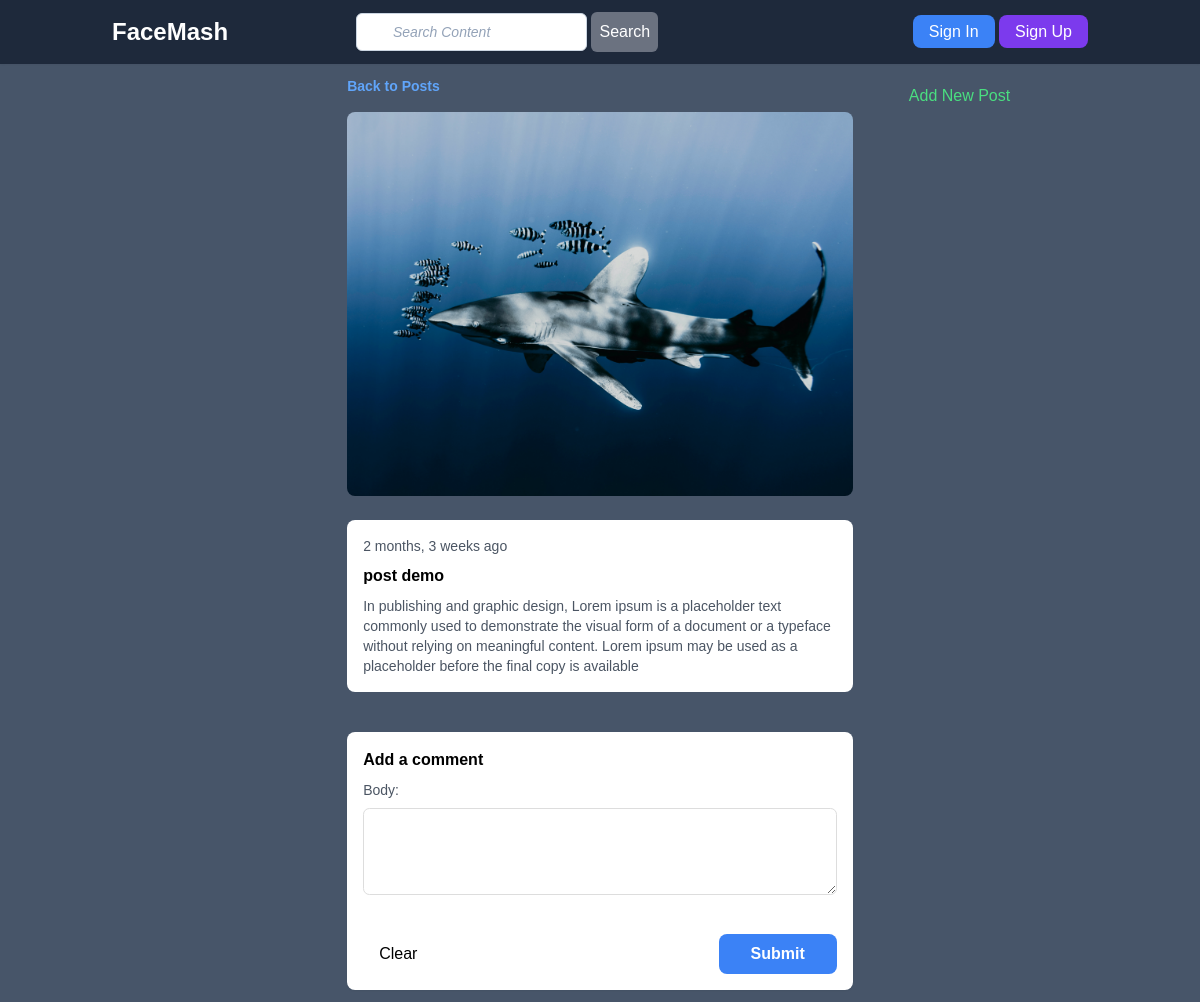
The page /post/23/detail on the database as committed earlier.
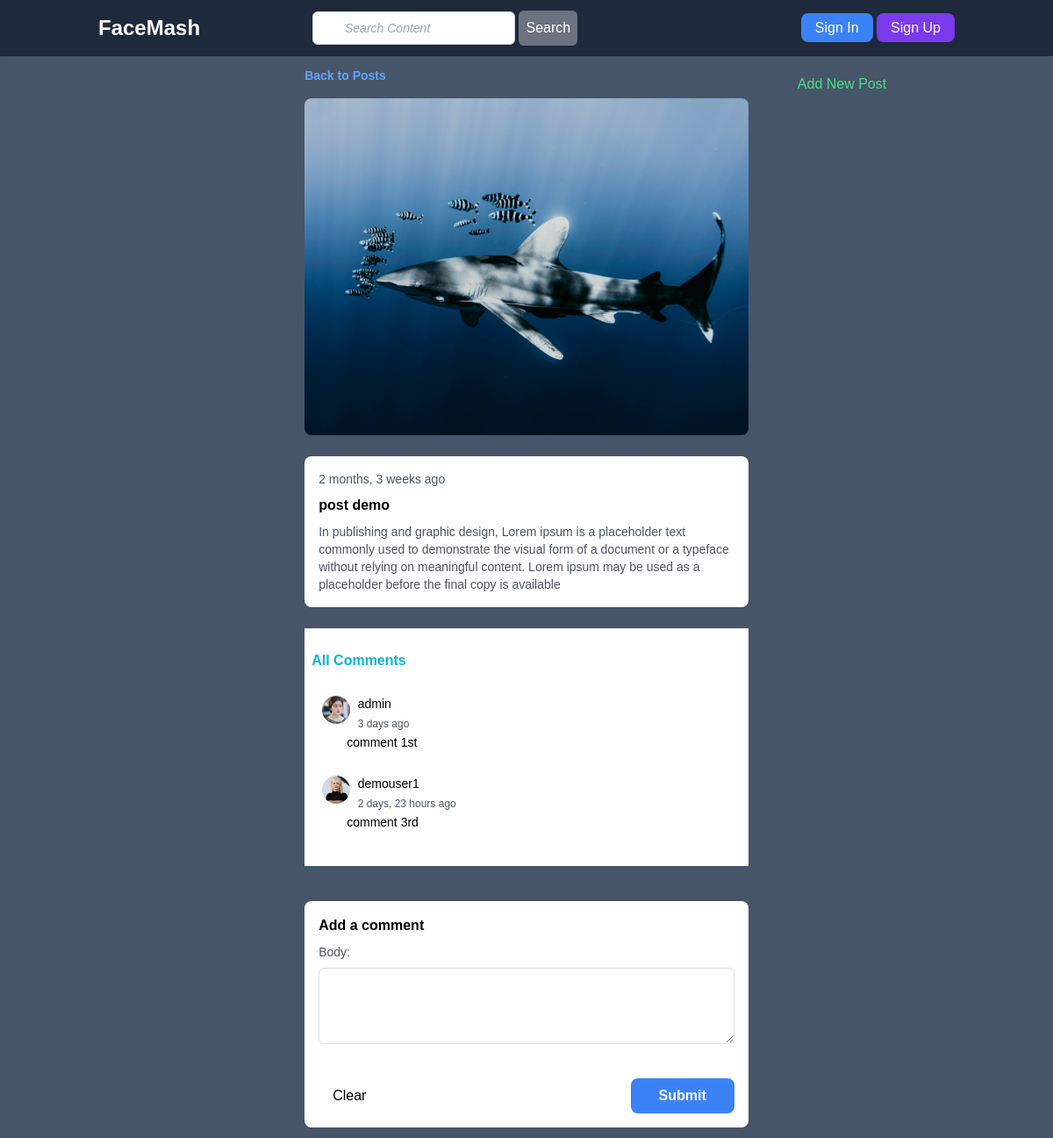
The same page on the database as committed later.
### feed/models.py (models this page shows, shortened)
class Comment(models.Model):
    post = models.ForeignKey(Post, null = True, blank=True, on_delete=models.CASCADE)
    comment_author = models.ForeignKey(User,null=True, on_delete=models.CASCADE)
    commented_at = models.DateTimeField(auto_now_add=True)
    body = models.TextField()

### users/models.py (models this page shows, shortened)
class Profile(models.Model):
    full_name = models.CharField(max_length=100,blank=True,null=True)
    user = models.OneToOneField(User, on_delete=models.CASCADE)
    profile_image = models.ImageField(default='profile_picture/default_profile.jpg', upload_to='profile_picture')
    cover_photo = models.ImageField(default='cover_photo/default_cover.jpg', upload_to='cover_photo')
    bio = models.TextField(null=True, blank=True)
    date_of_birth = models.CharField(max_length=50, null=True, blank=True)

### feed/views.py (the view)
# urls.py: path('post/<int:pk>/detail',views.post_detail, name="post-detail"),
def post_detail(request,pk):
    post = get_object_or_404(Post,pk=pk)
    comments = post.comment_set.all()
    form = CommentForm()
    if request.method == 'POST':
        form = CommentForm(request.POST)
        if form.is_valid():
            comment = form.save(commit=False)
            comment.post = post
            comment.comment_author = request.user
            comment.save()
            messages.success(request,'Comment added successfully.')
            context = {
                'post' : post,
                'form' : form,
                'comments': comments,
            }
            return render(request,'feed/post_detail_after_comment.html',context)
    else:
        form = CommentForm()
    context = {
        'post' : post,
        'form' : form,
        'comments': comments,
    }
    return render(request,'feed/post_detail.html',context)

### feed/forms.py
class CommentForm(ModelForm):
    class Meta:
        model = Comment
        fields = ['body']
    def __init__(self, *args, **kwargs):
        super().__init__(*args, **kwargs)
        for name, field, in self.fields.items():
            field.widget.attrs.update({'class' : 'form-control'})
        self.fields['body'].widget.attrs.update({'rows': '3'})

### feed/templates/feed/post_detail.html (shortened to what this page needs)
{% extends 'base.html' %}
{% block content %}
    <section class="flex gap-10">
      {% include 'includes/left-sidebar.html' %}
      <main class="flex-1">
        <a href="{% url 'home' %}" class="block text-blue-400 text-sm font-semibold mb-4 hover:underline">Back to Posts</a>
          {% if post.post_image %}
            <img src="{{ post.post_image.url }}" alt={{ post.title }} class="w-full h-96 object-cover rounded-lg">
          {% endif %}
        <div class="bg-white rounded-lg mt-6 p-4">
            <small class="block text-sm text-gray-600 mb-2">{{ post.posted_at|timesince }} ago</small>
            <h3 class="text-base font-semibold mb-2">{{ post.title }}</h3>
            <p class="text-sm text-gray-600">{{ post.description }}</p>
        </div>
        {% if comments %}
          <div class="bg-white pb-4">
            <hr class="my-6" />
            <h2 class="font-semibold text-cyan-500 mb-2 ml-2">All Comments</h2>
            <ul class="ml-4">
                {% for comment in comments %}
                <div class="my-6">
                  <div class="block">
                    <div class="inline-block p-1">
                      <img src="{{ comment.comment_author.profile.profile_image.url }}" alt="profile picture" class="w-8 h-8 rounded-full">
                    </div>
                    <div class="inline-block">
                      <h5 class="text-sm">{{ comment.comment_author }}</h5>
                      <small class="inline-flex text-xs text-gray-600">{{ comment.commented_at|timesince }} ago</small>
                    </div>
                  </div>
                    <li class="ml-8 text-sm">
                        {{ comment.body }}
                    </li>
                </div>
                {% endfor %}
            </ul>
          </div>
        {% endif %}
        <div class="mt-10 bg-white shadow-sm p-4 rounded-lg">
          <h2 class="font-semibold text-base mb-2">Add a comment</h2>
            <form action="" method="post">
              {% for field in form %}
                  <div class="mb-3">
                      <label for="{{ field.id }}" class="block text-sm text-gray-600 mb-2">{{ field.label_tag }}</label>
                      {{ field }}
                  </div>
              {% endfor %}
              <div class="flex justify-between items-center mt-8">
                  <button type="reset" class="inline-block px-4 py-2 transition hover:bg-gray-200 rounded-lg">Clear</a>
                  <button type="submit" class="inline-block px-8 py-2 transition text-white bg-blue-500 hover:bg-blue-400 rounded-lg font-semibold">Submit</button>
              </div>
            </form>
        </div>
    </main>
        {% include 'includes/right-sidebar.html' %}
    </section>
{% endblock %}

Rows that differ between the two databases and show on the page:
added Comment: comment_author.profile.profile_image (picture), comment_author "admin", commented_at "3 days", body "comment 1st"
added Comment: comment_author.profile.profile_image (picture), comment_author "demouser1", commented_at "2 days, 23 hours", body "comment 3rd"
Other text that changed with them:
text now shown: "All Comments"
